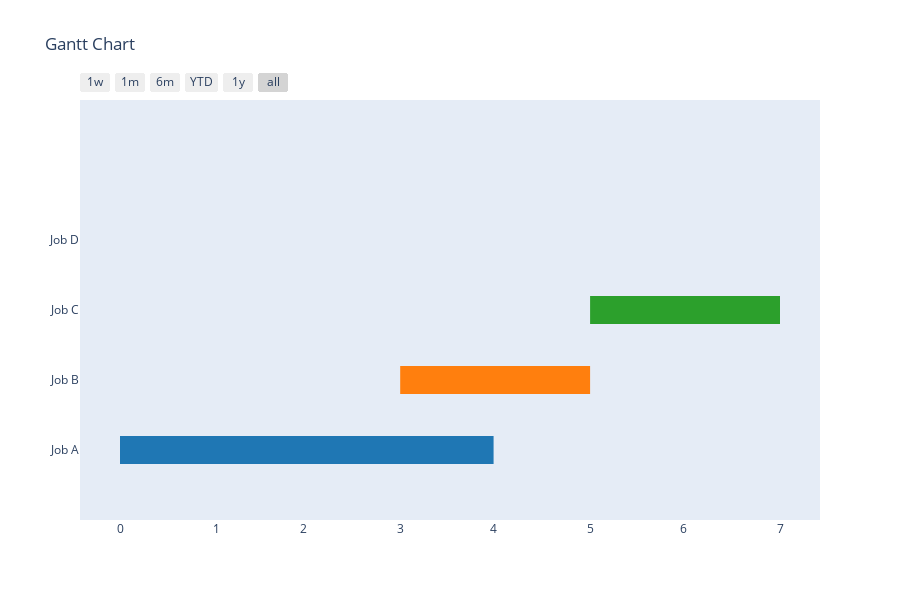

Notebook code cell kept with this figure:
### Code cell
import plotly.figure_factory as ff
from datetime import datetime
import numpy as np

def convert_to_datetime(x):
    return datetime.fromtimestamp(31536000+x*24*3600).strftime("%Y-%d-%m")

df = [dict(Task="Job A", Start=convert_to_datetime(0), Finish=convert_to_datetime(4)),
      dict(Task="Job B", Start=convert_to_datetime(3), Finish=convert_to_datetime(5)),
      dict(Task="Job C", Start=convert_to_datetime(5), Finish=convert_to_datetime(7)),
      dict(Task="Job D", Start=convert_to_datetime(6), Finish=convert_to_datetime(51))]

num_tick_labels = np.linspace(start = 0, stop = 15, num = 16, dtype = int)
date_ticks = [convert_to_datetime(x) for x in num_tick_labels]

fig = ff.create_gantt(df)
fig.layout.xaxis.update({
        'tickvals' : date_ticks,
        'ticktext' : num_tick_labels
        })

fig.show()

### Figure 1 — Plotly figure (JSON) as saved in the notebook; plotly's stock layout.template omitted (floating-point values rounded to 4 significant figures)
{"data": [{"fill": "toself", "fillcolor": "rgb(214, 39, 40)", "hoverinfo": "name", "legendgroup": "rgb(214, 39, 40)", "mode": "none", "name": "Job D", "type": "scatter", "x": ["1971-07-01", "1971-21-02", "1971-21-02", "1971-07-01"], "y": [2.8, 2.8, 3.2, 3.2]}, {"fill": "toself", "fillcolor": "rgb(255, 127, 14)", "hoverinfo": "name", "legendgroup": "rgb(255, 127, 14)", "mode": "none", "name": "Job B", "type": "scatter", "x": ["1971-04-01", "1971-06-01", "1971-06-01", "1971-04-01"], "y": [0.8, 0.8, 1.2, 1.2]}, {"fill": "toself", "fillcolor": "rgb(31, 119, 180)", "hoverinfo": "name", "legendgroup": "rgb(31, 119, 180)", "mode": "none", "name": "Job A", "type": "scatter", "x": ["1971-01-01", "1971-05-01", "1971-05-01", "1971-01-01"], "y": [-0.2, -0.2, 0.2, 0.2]}, {"fill": "toself", "fillcolor": "rgb(44, 160, 44)", "hoverinfo": "name", "legendgroup": "rgb(44, 160, 44)", "mode": "none", "name": "Job C", "type": "scatter", "x": ["1971-06-01", "1971-08-01", "1971-08-01", "1971-06-01"], "y": [1.8, 1.8, 2.2, 2.2]}, {"legendgroup": "rgb(214, 39, 40)", "marker": {"color": "rgb(214, 39, 40)", "opacity": 0, "size": 1}, "mode": "markers", "name": "", "showlegend": false, "text": [null, null], "type": "scatter", "x": ["1971-07-01", "1971-21-02"], "y": [3, 3]}, {"legendgroup": "rgb(255, 127, 14)", "marker": {"color": "rgb(255, 127, 14)", "opacity": 0, "size": 1}, "mode": "markers", "name": "", "showlegend": false, "text": [null, null], "type": "scatter", "x": ["1971-04-01", "1971-06-01"], "y": [1, 1]}, {"legendgroup": "rgb(31, 119, 180)", "marker": {"color": "rgb(31, 119, 180)", "opacity": 0, "size": 1}, "mode": "markers", "name": "", "showlegend": false, "text": [null, null], "type": "scatter", "x": ["1971-01-01", "1971-05-01"], "y": [0, 0]}, {"legendgroup": "rgb(44, 160, 44)", "marker": {"color": "rgb(44, 160, 44)", "opacity": 0, "size": 1}, "mode": "markers", "name": "", "showlegend": false, "text": [null, null], "type": "scatter", "x": ["1971-06-01", "1971-08-01"], "y": [2, 2]}], "layout": {"height": 600, "hovermode": "closest", "showlegend": false, "title": {"text": "Gantt Chart"}, "xaxis": {"rangeselector": {"buttons": [{"count": 7, "label": "1w", "step": "day", "stepmode": "backward"}, {"count": 1, "label": "1m", "step": "month", "stepmode": "backward"}, {"count": 6, "label": "6m", "step": "month", "stepmode": "backward"}, {"count": 1, "label": "YTD", "step": "year", "stepmode": "todate"}, {"count": 1, "label": "1y", "step": "year", "stepmode": "backward"}, {"step": "all"}]}, "showgrid": false, "ticktext": [0, 1, 2, 3, 4, 5, 6, 7, 8, 9, 10, 11, 12, 13, 14, 15], "tickvals": ["1971-01-01", "1971-02-01", "1971-03-01", "1971-04-01", "1971-05-01", "1971-06-01", "1971-07-01", "1971-08-01", "1971-09-01", "1971-10-01", "1971-11-01", "1971-12-01", "1971-13-01", "1971-14-01", "1971-15-01", "1971-16-01"], "type": "date", "zeroline": false}, "yaxis": {"autorange": false, "range": [-1, 5], "showgrid": false, "ticktext": ["Job A", "Job B", "Job C", "Job D"], "tickvals": [0, 1, 2, 3], "zeroline": false}}}
